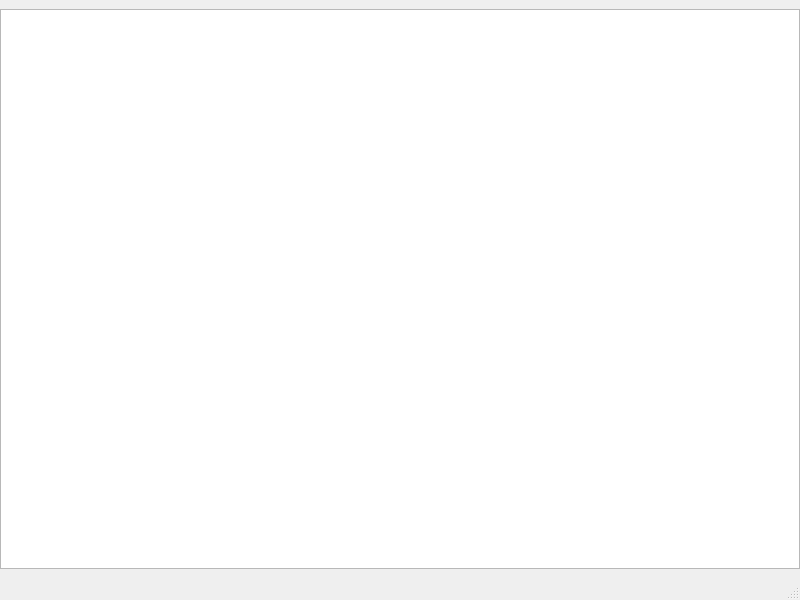
<?xml version="1.0" encoding="UTF-8"?>
<ui version="4.0">
 <class>QTextEditor</class>
 <widget class="QMainWindow" name="QTextEditor">
  <property name="geometry">
   <rect>
    <x>0</x>
    <y>0</y>
    <width>800</width>
    <height>600</height>
   </rect>
  </property>
  <property name="windowTitle">
   <string>QTextEditor</string>
  </property>
  <widget class="QWidget" name="centralwidget">
   <layout class="QVBoxLayout" name="verticalLayout">
    <property name="leftMargin">
     <number>0</number>
    </property>
    <property name="rightMargin">
     <number>0</number>
    </property>
    <item>
     <widget class="QTextEdit" name="textEdit">
      <property name="sizePolicy">
       <sizepolicy hsizetype="Expanding" vsizetype="Expanding">
        <horstretch>0</horstretch>
        <verstretch>0</verstretch>
       </sizepolicy>
      </property>
     </widget>
    </item>
   </layout>
  </widget>
  <widget class="QStatusBar" name="statusbar"/>
  <widget class="QMenuBar" name="menubar">
   <property name="geometry">
    <rect>
     <x>0</x>
     <y>0</y>
     <width>800</width>
     <height>26</height>
    </rect>
   </property>
  </widget>
  <action name="actionNew">
   <property name="icon">
    <iconset>
     <normalon>:/images/new.png</normalon>
    </iconset>
   </property>
   <property name="text">
    <string>New</string>
   </property>
   <property name="toolTip">
    <string>Create new document</string>
   </property>
   <property name="shortcut">
    <string>Ctrl+N</string>
   </property>
  </action>
  <action name="actionClose">
   <property name="text">
    <string>Close</string>
   </property>
   <property name="toolTip">
    <string>Close current window</string>
   </property>
   <property name="shortcut">
    <string>Ctrl+W</string>
   </property>
  </action>
  <action name="actionExit">
   <property name="text">
    <string>Exit</string>
   </property>
   <property name="toolTip">
    <string>Close application</string>
   </property>
  </action>
 </widget>
 <resources/>
 <connections/>
</ui>
